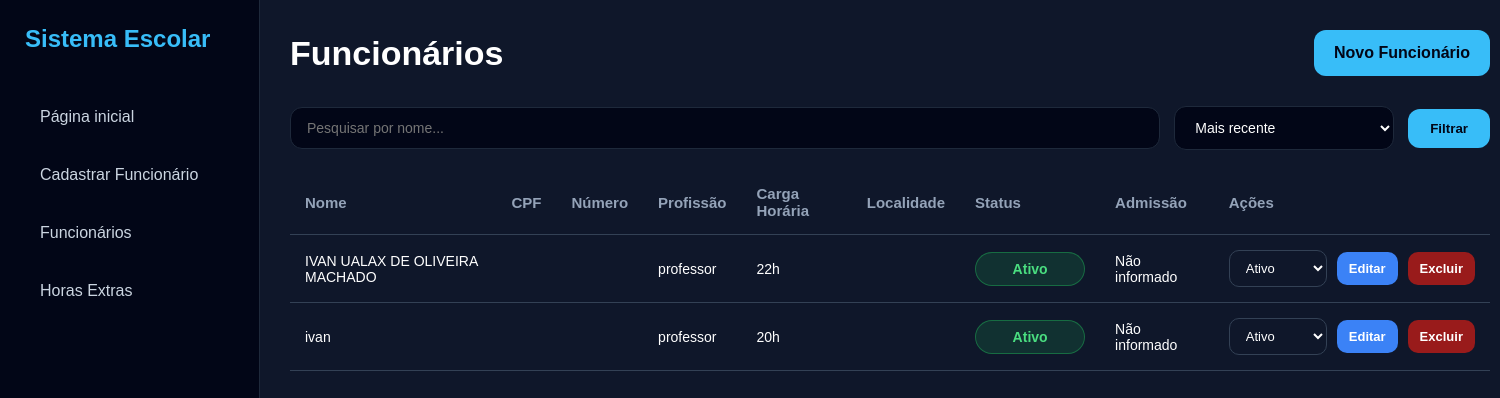
/funcionarios/ (signed in), run on an earlier commit of the app's database.
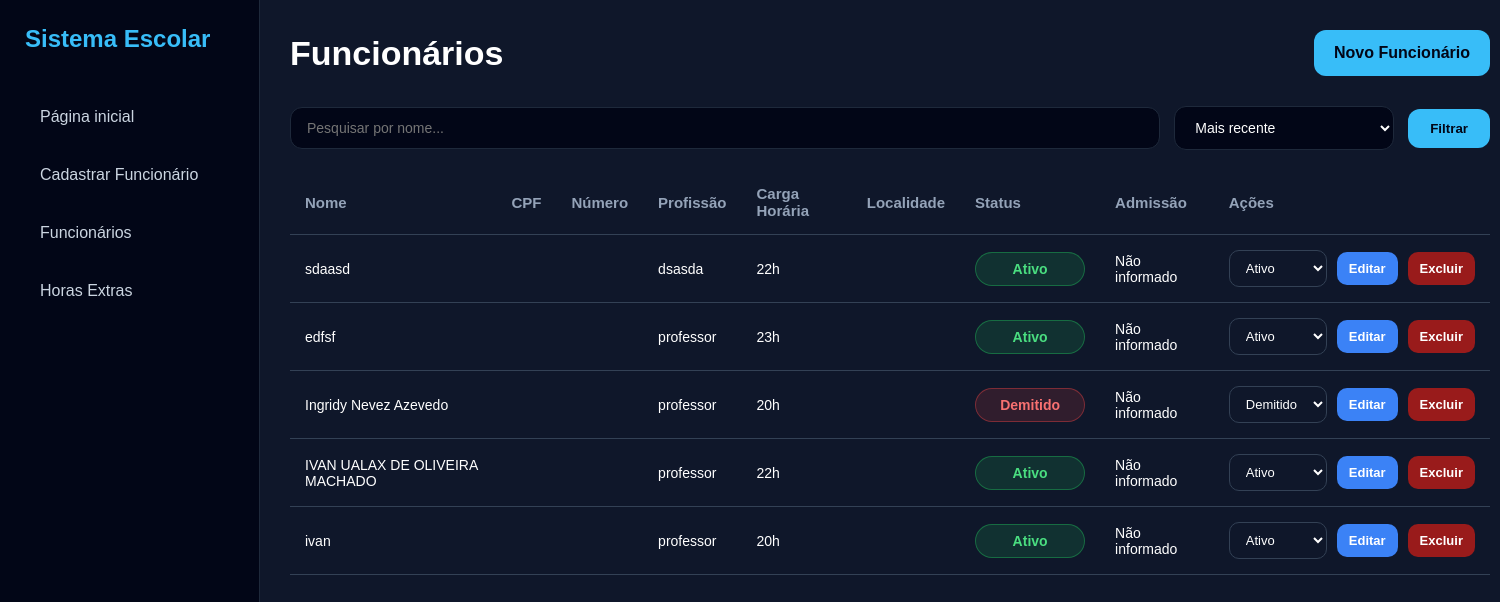
And on a later commit of the database.
### funcionarios/models.py (models this page shows, shortened)
class Funcionario(models.Model):
    STATUS = (
        ('ativo', 'Ativo'),
        ('inativo', 'Inativo'),
        ('demitido', 'Demitido'),
    )
    nome = models.CharField(max_length=150)
    cpf = models.CharField(max_length=14)
    numero = models.CharField(
        max_length=20,
        blank=True,
        null=True
    )
    localidade = models.CharField(
        max_length=150,
        blank=True,
        null=True
    )
    escola = models.CharField(max_length=150)
    cargo = models.ForeignKey(
        Cargo,
        on_delete=models.SET_NULL,
        null=True,
        blank=True
    )
    carga_horaria = models.IntegerField(default=0)
    status = models.CharField(
        max_length=20,
        choices=STATUS,
        default='ativo'
    )
    data_admissao = models.DateField(
        blank=True,
        null=True
    )
    criado_em = models.DateTimeField(auto_now_add=True)

class Cargo(models.Model):
    nome = models.CharField(
        max_length=100,
        unique=True
    )

### funcionarios/views.py (the view)
@login_required(login_url='/login/')
def funcionarios(request):
    busca = request.GET.get('busca')
    ordem = request.GET.get('ordem')
    funcionarios = Funcionario.objects.all()
    if busca:
        funcionarios = funcionarios.filter(nome__icontains=busca)
    if ordem == 'antigo':
        funcionarios = funcionarios.order_by('id')
    else:
        funcionarios = funcionarios.order_by('-id')
    return render(
        request,
        'funcionarios.html',
        {
            'funcionarios': funcionarios,
            'busca': busca,
            'ordem': ordem,
        }
    )

### funcionarios/templates/funcionarios.html (shortened to what the changed rows need)
{% load static %}
<!DOCTYPE html>
<html lang="pt-br">
<head>
</head>
<body>
    <div class="content">
        <div class="topo">
            <h1>
                Funcionários
            </h1>
        </div>
        <div class="box">
            <table>
                <tr>
                    <th>Nome</th>
                    <th>CPF</th>
                    <th>Número</th>
                    <th>Profissão</th>
                    <th>Carga Horária</th>
                    <th>Localidade</th>
                    <th>Status</th>
                    <th>Admissão</th>
                    <th>Ações</th>
                </tr>
                {% for funcionario in funcionarios %}
                <tr>
                    <td>{{ funcionario.nome }}</td>
                    <td>{{ funcionario.cpf }}</td>
                    <td>{{ funcionario.numero }}</td>
                    <td>
                        {% if funcionario.cargo %}
                            {{ funcionario.cargo.nome }}
                        {% else %}
                            Não informado
                        {% endif %}
                    </td>
                    <td>
                        {{ funcionario.carga_horaria }}h
                    </td>
                    <td>
                    </td>
                    <td>
                        {% if funcionario.status == 'ativo' %}
                            <span class="ativo">
                                Ativo
                            </span>
                        {% elif funcionario.status == 'inativo' %}
                            <span class="inativo">
                                Inativo
                            </span>
                        {% else %}
                            <span class="demitido">
                                Demitido
                            </span>
                        {% endif %}
                    </td>
                    <td>
                        {% if funcionario.data_admissao %}
                            {{ funcionario.data_admissao|date:"d/m/Y" }}
                        {% else %}
                            Não informado
                        {% endif %}
                    </td>
                    <td>
                        <div class="acoes">
                            <form
                                method="POST"
                                action="/funcionarios/status/{{ funcionario.id }}/"
                            >
                                <select
                                    name="status"
                                    class="status-select"
                                    onchange="this.form.submit()"
                                >
                                    <option
                                        value="ativo"
                                        {% if funcionario.status == 'ativo' %}selected{% endif %}
                                    >
                                        Ativo
                                    </option>
                                    <option
                                        value="demitido"
                                        {% if funcionario.status == 'demitido' %}selected{% endif %}
                                    >
                                        Demitido
                                    </option>
                                </select>
                            </form>
                            <a
                                href="/funcionarios/editar/{{ funcionario.id }}/"
                                class="btn-editar"
                            >
                                Editar
                            </a>
                            <a
                                href="#"
                                class="btn-excluir"
                                onclick="abrirModalExcluir('{{ funcionario.id }}', '{{ funcionario.nome }}')"
                            >
                                Excluir
                            </a>
                        </div>
                    </td>
                </tr>
                {% endfor %}
            </table>
        </div>
    </div>
</body>
</html>

What changed in the data, as far as the page shows it:
added Funcionario: nome "sdaasd", cargo.nome "dsasda", carga_horaria "22", shows "Ativo", shows "Não informado", status "Ativo"
added Funcionario: nome "edfsf", cargo.nome "professor", carga_horaria "23", shows "Ativo", shows "Não informado", status "Ativo"
added Funcionario: nome "Ingridy Nevez Azevedo", cargo.nome "professor", carga_horaria "20", shows "Demitido", shows "Não informado", status "Demitido"
